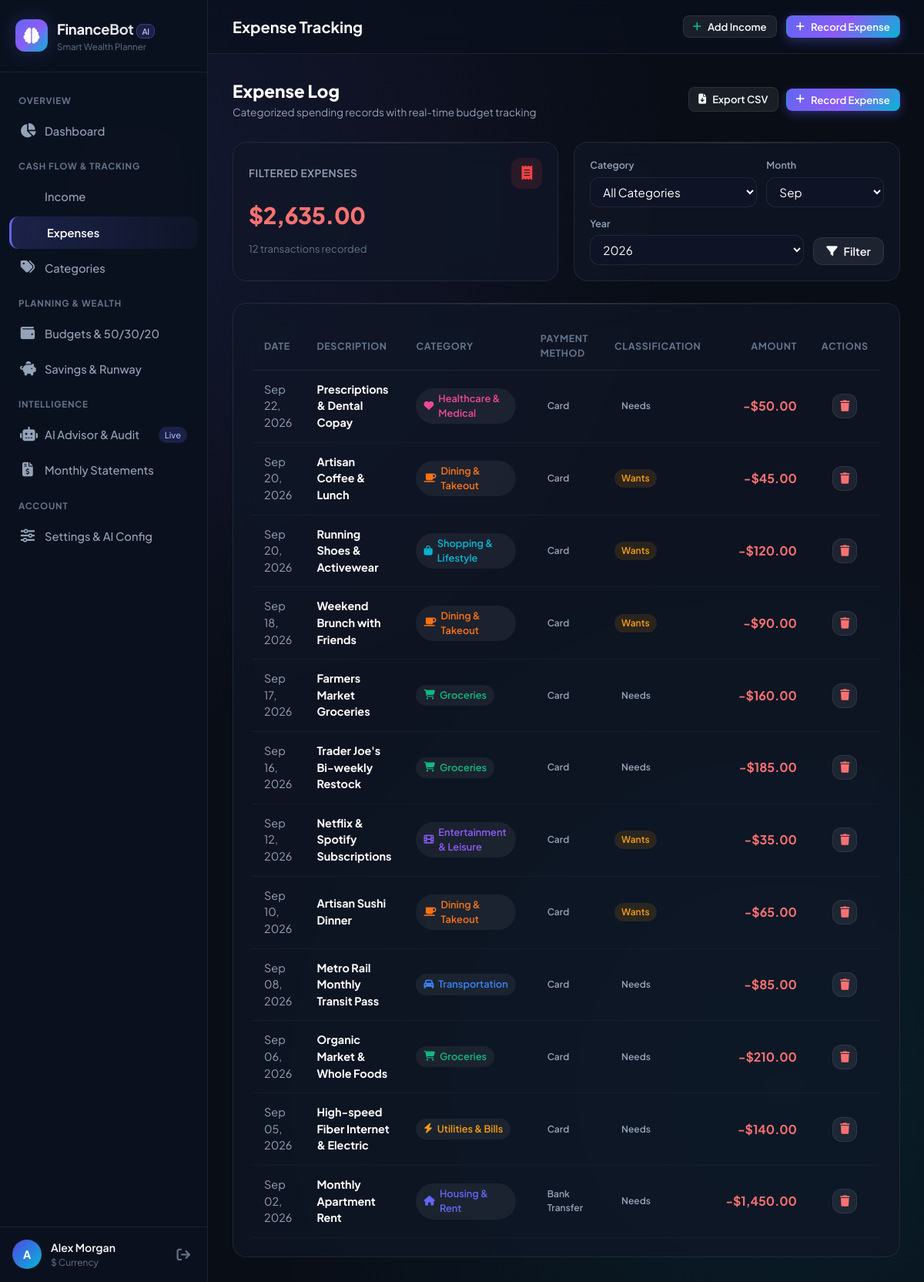
/expenses (signed in), run on the app's committed database.
### models.py (models this page shows, shortened)
class User(UserMixin, db.Model):
    __tablename__ = "users"
    id = db.Column(db.Integer, primary_key=True)
    username = db.Column(db.String(80), nullable=False)
    email = db.Column(db.String(120), unique=True, nullable=False, index=True)
    password_hash = db.Column(db.String(255), nullable=False)
    currency = db.Column(db.String(10), default="$")
    monthly_savings_target = db.Column(db.Float, default=500.0)
    emergency_fund_target_months = db.Column(db.Integer, default=6)
    risk_tolerance = db.Column(db.String(20), default="Moderate")  # Conservative, Moderate, Aggressive
    preferred_ai_provider = db.Column(db.String(20), default="gemini")  # gemini or openai
    custom_gemini_key = db.Column(db.String(255), nullable=True)
    custom_openai_key = db.Column(db.String(255), nullable=True)
    created_at = db.Column(db.DateTime, default=datetime.utcnow)
    incomes = db.relationship("Income", backref="user", lazy=True, cascade="all, delete-orphan")
    expenses = db.relationship("Expense", backref="user", lazy=True, cascade="all, delete-orphan")
    budgets = db.relationship("Budget", backref="user", lazy=True, cascade="all, delete-orphan")
    savings_goals = db.relationship("SavingsGoal", backref="user", lazy=True, cascade="all, delete-orphan")
    custom_categories = db.relationship("ExpenseCategory", backref="user", lazy=True, cascade="all, delete-orphan")
    recommendations = db.relationship("AIRecommendation", backref="user", lazy=True, cascade="all, delete-orphan")
    chat_messages = db.relationship("ChatMessage", backref="user", lazy=True, cascade="all, delete-orphan")

class Expense(db.Model):
    __tablename__ = "expenses"
    id = db.Column(db.Integer, primary_key=True)
    user_id = db.Column(db.Integer, db.ForeignKey("users.id"), nullable=False)
    category_id = db.Column(db.Integer, db.ForeignKey("expense_categories.id"), nullable=False)
    amount = db.Column(db.Float, nullable=False)
    date = db.Column(db.Date, nullable=False, default=date.today)
    payment_method = db.Column(db.String(50), default="Card")  # Card, Cash, Bank Transfer, UPI, etc.
    description = db.Column(db.String(255), nullable=False)
    is_recurring = db.Column(db.Boolean, default=False)
    tags = db.Column(db.String(100), nullable=True)
    created_at = db.Column(db.DateTime, default=datetime.utcnow)

class ExpenseCategory(db.Model):
    __tablename__ = "expense_categories"
    id = db.Column(db.Integer, primary_key=True)
    user_id = db.Column(db.Integer, db.ForeignKey("users.id"), nullable=True)  # Nullable for system defaults
    name = db.Column(db.String(60), nullable=False)
    icon = db.Column(db.String(40), default="tag")
    color = db.Column(db.String(20), default="#6366f1")
    category_type = db.Column(db.String(20), default="needs")  # 'needs', 'wants', 'savings'
    is_default = db.Column(db.Boolean, default=False)
    created_at = db.Column(db.DateTime, default=datetime.utcnow)
    expenses = db.relationship("Expense", backref="category", lazy=True)
    budgets = db.relationship("Budget", backref="category", lazy=True)

### routes/transactions.py (the view, shortened to what this page needs)
@transactions_bp.route("/expenses", methods=["GET", "POST"])
@login_required
def expense_list():
    categories = get_user_categories(current_user.id)
    today = date.today()
    selected_year = request.args.get("year", today.year, type=int)
    selected_month = request.args.get("month", today.month, type=int)
    selected_category = request.args.get("category_id", type=int)
    query = Expense.query.filter_by(user_id=current_user.id)
    if selected_year:
        query = query.filter(extract("year", Expense.date) == selected_year)
    if selected_month:
        query = query.filter(extract("month", Expense.date) == selected_month)
    if selected_category:
        query = query.filter(Expense.category_id == selected_category)
    expenses = query.order_by(Expense.date.desc(), Expense.id.desc()).all()
    total_expenses = sum(e.amount for e in expenses)
    return render_template(
        "transactions/expenses.html",
        expenses=expenses,
        categories=categories,
        total_expenses=total_expenses,
        selected_year=selected_year,
        selected_month=selected_month,
        selected_category=selected_category,
        today_str=str(today)
    )

### services/finance_service.py (called while the page is built)
def get_user_categories(user_id):
    return ExpenseCategory.query.filter(
        or_(ExpenseCategory.is_default == True, ExpenseCategory.user_id == user_id)
    ).order_by(ExpenseCategory.name.asc()).all()

### templates/transactions/expenses.html (shortened to what this page needs)
{% extends "base.html" %}
{% block page_title %}Expense Tracking{% endblock %}
{% block content %}
<div style="display: flex; align-items: center; justify-content: space-between; flex-wrap: wrap; gap: 16px;">
  <div>
    <h2 style="font-size: 1.4rem; font-weight: 800; color: #fff;">Expense Log</h2>
    <p style="color: var(--text-secondary); font-size: 0.85rem;">Categorized spending records with real-time budget tracking</p>
  </div>
  <div style="display: flex; gap: 10px; align-items: center;">
    <a href="{{ url_for('transactions.export_csv', type='expenses') }}" class="btn btn-secondary btn-sm" id="btn-export-expenses">
      <i class="fas fa-file-arrow-down"></i> Export CSV
    </a>
    <button class="btn btn-primary btn-sm" data-modal-target="global-expense-modal" id="btn-add-expense-page">
      <i class="fas fa-plus"></i> Record Expense
    </button>
  </div>
</div>
<div class="stats-grid">
  <div class="glass-card stat-card">
    <div class="stat-header">
      <span class="stat-title">Filtered Expenses</span>
      <div class="stat-icon expense"><i class="fas fa-receipt"></i></div>
    </div>
    <div class="stat-value" style="color: #f87171;">
      {{ total_expenses|currency(current_user.currency) }}
    </div>
    <div class="stat-footer">
      <span>{{ expenses|length }} transactions recorded</span>
    </div>
  </div>
  <div class="glass-card stat-card" style="justify-content: center;">
    <form method="GET" action="{{ url_for('transactions.expense_list') }}" style="display: flex; gap: 12px; align-items: flex-end; flex-wrap: wrap;">
      <div class="form-group" style="margin-bottom: 0; flex: 1;">
        <label class="form-label" style="font-size: 0.78rem;">Category</label>
        <select name="category_id" class="form-control" style="padding: 8px 12px;">
          <option value="">All Categories</option>
        </select>
      </div>
      <div class="form-group" style="margin-bottom: 0; flex: 1;">
        <label class="form-label" style="font-size: 0.78rem;">Month</label>
        <select name="month" class="form-control" style="padding: 8px 12px;">
          {% for m in range(1, 13) %}
            <option value="{{ m }}" {% if m == selected_month %}selected{% endif %}>
              {{ ['Jan', 'Feb', 'Mar', 'Apr', 'May', 'Jun', 'Jul', 'Aug', 'Sep', 'Oct', 'Nov', 'Dec'][m-1] }}
            </option>
          {% endfor %}
        </select>
      </div>
      <div class="form-group" style="margin-bottom: 0; flex: 1;">
        <label class="form-label" style="font-size: 0.78rem;">Year</label>
        <select name="year" class="form-control" style="padding: 8px 12px;">
          {% for y in [current_year - 1, current_year, current_year + 1] %}
            <option value="{{ y }}" {% if y == selected_year %}selected{% endif %}>{{ y }}</option>
          {% endfor %}
        </select>
      </div>
      <button type="submit" class="btn btn-secondary" style="padding: 8px 16px;">
        <i class="fas fa-filter"></i> Filter
      </button>
    </form>
  </div>
</div>
<div class="glass-card">
  <div class="table-container">
    <table class="data-table">
      <thead>
        <tr>
          <th>Date</th>
          <th>Description</th>
          <th>Category</th>
          <th>Payment Method</th>
          <th>Classification</th>
          <th style="text-align: right;">Amount</th>
          <th style="text-align: center;">Actions</th>
        </tr>
      </thead>
      <tbody>
        {% for exp in expenses %}
        <tr>
          <td>{{ exp.date.strftime('%b %d, %Y') }}</td>
          <td style="font-weight: 700; color: #fff;">{{ exp.description }}</td>
          <td>
            <span class="category-badge" style="background: rgba(255,255,255,0.06); color: {{ exp.category.color }};">
              <i class="fas fa-{{ exp.category.icon }}"></i> {{ exp.category.name }}
            </span>
          </td>
          <td>
            <span class="status-pill neutral">{{ exp.payment_method }}</span>
          </td>
          <td>
            <span class="status-pill {% if exp.category.category_type == 'needs' %}info{% elif exp.category.category_type == 'wants' %}warning{% else %}safe{% endif %}">
              {{ exp.category.category_type|capitalize }}
            </span>
          </td>
          <td style="text-align: right; font-weight: 700; color: #f87171; font-size: 1rem;">
            -{{ exp.amount|currency(current_user.currency) }}
          </td>
          <td style="text-align: center;">
            <form action="{{ url_for('transactions.delete_expense', expense_id=exp.id) }}" method="POST" style="display: inline;" onsubmit="return confirm('Delete this expense?');">
              <button type="submit" class="btn btn-secondary btn-icon" style="width: 32px; height: 32px; color: #f87171;" title="Delete">
                <i class="fas fa-trash"></i>
              </button>
            </form>
          </td>
        </tr>
        {% else %}
        <tr>
          <td colspan="7" style="text-align: center; padding: 40px; color: var(--text-muted);">
            No expenses found matching the current filter. Use "+ Record Expense" to add one.
          </td>
        </tr>
        {% endfor %}
      </tbody>
    </table>
  </div>
</div>
{% endblock %}

### templates/base.html (shortened to what this page needs)
<!DOCTYPE html>
<html lang="en">
<head>
  <link rel="stylesheet" href="https://cdnjs.cloudflare.com/ajax/libs/font-awesome/6.5.1/css/all.min.css">
  <link rel="stylesheet" href="{{ url_for('static', filename='css/style.css') }}">
</head>
<body>
  <div class="app-container">
    {% if current_user.is_authenticated %}
    <aside class="sidebar" id="app-sidebar">
      <div class="sidebar-header">
        <div class="brand-icon">
          <i class="fas fa-brain"></i>
        </div>
        <div>
          <div class="brand-title">FinanceBot<span class="brand-badge">AI</span></div>
          <div style="font-size: 0.72rem; color: var(--text-muted);">Smart Wealth Planner</div>
        </div>
      </div>
      <nav class="sidebar-nav">
        <div class="nav-section-title">Overview</div>
        <a href="{{ url_for('dashboard.index') }}" class="nav-item {% if request.endpoint == 'dashboard.index' %}active{% endif %}" id="nav-dashboard">
          <i class="fas fa-chart-pie"></i>
          <span>Dashboard</span>
        </a>
        <div class="nav-section-title">Cash Flow & Tracking</div>
        <a href="{{ url_for('transactions.income_list') }}" class="nav-item {% if request.endpoint == 'transactions.income_list' %}active{% endif %}" id="nav-income">
          <span>Income</span>
        </a>
        <a href="{{ url_for('transactions.expense_list') }}" class="nav-item {% if request.endpoint == 'transactions.expense_list' %}active{% endif %}" id="nav-expenses">
          <span>Expenses</span>
        </a>
        <a href="{{ url_for('transactions.categories') }}" class="nav-item {% if request.endpoint == 'transactions.categories' %}active{% endif %}" id="nav-categories">
          <i class="fas fa-tags"></i>
          <span>Categories</span>
        </a>
        <div class="nav-section-title">Planning & Wealth</div>
        <a href="{{ url_for('budgets.index') }}" class="nav-item {% if request.endpoint == 'budgets.index' %}active{% endif %}" id="nav-budgets">
          <i class="fas fa-wallet"></i>
          <span>Budgets & 50/30/20</span>
        </a>
        <a href="{{ url_for('savings.index') }}" class="nav-item {% if request.endpoint == 'savings.index' %}active{% endif %}" id="nav-savings">
          <i class="fas fa-piggy-bank"></i>
          <span>Savings & Runway</span>
        </a>
        <div class="nav-section-title">Intelligence</div>
        <a href="{{ url_for('ai_advisor.index') }}" class="nav-item {% if request.endpoint == 'ai_advisor.index' %}active{% endif %}" id="nav-advisor">
          <i class="fas fa-robot"></i>
          <span>AI Advisor & Audit</span>
          <span class="nav-badge">Live</span>
        </a>
        <a href="{{ url_for('reports.monthly') }}" class="nav-item {% if request.endpoint == 'reports.monthly' %}active{% endif %}" id="nav-reports">
          <i class="fas fa-file-invoice-dollar"></i>
          <span>Monthly Statements</span>
        </a>
        <div class="nav-section-title">Account</div>
        <a href="{{ url_for('profile.index') }}" class="nav-item {% if request.endpoint == 'profile.index' %}active{% endif %}" id="nav-profile">
          <i class="fas fa-sliders"></i>
          <span>Settings & AI Config</span>
        </a>
      </nav>
      <div class="sidebar-footer">
        <div class="user-avatar">
          {{ current_user.username[0]|upper }}
        </div>
        <div class="user-info">
          <div class="user-name">{{ current_user.username }}</div>
          <div class="user-role">{{ current_user.currency }} Currency</div>
        </div>
        <a href="{{ url_for('auth.logout') }}" title="Sign Out" style="color: var(--text-muted); font-size: 1.1rem; padding: 6px;" id="btn-logout">
          <i class="fas fa-arrow-right-from-bracket"></i>
        </a>
      </div>
    </aside>
    {% endif %}
    <main class="main-wrapper" style="{% if not current_user.is_authenticated %}margin-left: 0;{% endif %}">
      {% if current_user.is_authenticated %}
      <header class="topbar">
        <div class="topbar-left">
          <h1 class="page-headline">{% block page_title %}Financial Dashboard{% endblock %}</h1>
        </div>
        <div class="topbar-right">
          <button class="btn btn-secondary btn-sm" data-modal-target="global-income-modal" id="quick-add-income-btn">
            <i class="fas fa-plus" style="color: var(--color-success);"></i> Add Income
          </button>
          <button class="btn btn-primary btn-sm" data-modal-target="global-expense-modal" id="quick-add-expense-btn">
            <i class="fas fa-plus"></i> Record Expense
          </button>
        </div>
      </header>
      {% endif %}
      <div class="page-content">
        {% block content %}{% endblock %}
      </div>
    </main>
  </div>
</body>
</html>

### data on the page
User: username "A", username "Alex Morgan", currency "$", currency "$2,635.00"
Expense: date "Sep 22, 2026", description "Prescriptions & Dental Copay", category.name "Healthcare & Medical", payment_method "Card", category.category_type "Needs", amount "$50.00"
Expense: date "Sep 20, 2026", description "Artisan Coffee & Lunch", category.name "Dining & Takeout", payment_method "Card", category.category_type "Wants", amount "$45.00"
Expense: date "Sep 20, 2026", description "Running Shoes & Activewear", category.name "Shopping & Lifestyle", payment_method "Card", category.category_type "Wants", amount "$120.00"
Expense: date "Sep 18, 2026", description "Weekend Brunch with Friends", category.name "Dining & Takeout", payment_method "Card", category.category_type "Wants", amount "$90.00"
Expense: date "Sep 17, 2026", description "Farmers Market Groceries", category.name "Groceries", payment_method "Card", category.category_type "Needs", amount "$160.00"
Expense: date "Sep 16, 2026", description "Trader Joe's Bi-weekly Restock", category.name "Groceries", payment_method "Card", category.category_type "Needs", amount "$185.00"
Expense: date "Sep 12, 2026", description "Netflix & Spotify Subscriptions", category.name "Entertainment & Leisure", payment_method "Card", category.category_type "Wants", amount "$35.00"
Expense: date "Sep 10, 2026", description "Artisan Sushi Dinner", category.name "Dining & Takeout", payment_method "Card", category.category_type "Wants", amount "$65.00"
Expense: date "Sep 08, 2026", description "Metro Rail Monthly Transit Pass", category.name "Transportation", payment_method "Card", category.category_type "Needs", amount "$85.00"
Expense: date "Sep 06, 2026", description "Organic Market & Whole Foods", category.name "Groceries", payment_method "Card", category.category_type "Needs", amount "$210.00"
Expense: date "Sep 05, 2026", description "High-speed Fiber Internet & Electric", category.name "Utilities & Bills", payment_method "Card", category.category_type "Needs", amount "$140.00"
Expense: date "Sep 02, 2026", description "Monthly Apartment Rent", category.name "Housing & Rent", payment_method "Bank Transfer", category.category_type "Needs", amount "$1,450.00"

### other printed values
{{ expenses|length }} "12"
form field month "Sep"
form field year "2026"
